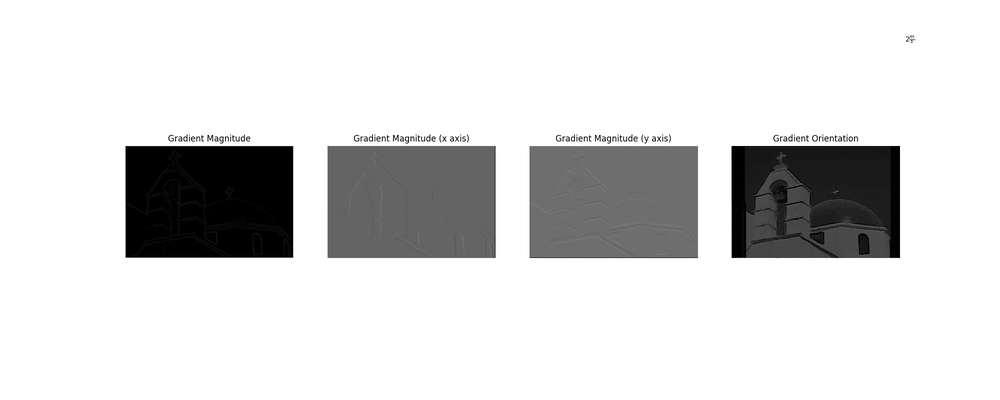
#> input picture 118035_visDerivatives.png, 1000 x 400 px, shrunk from 2000 x 800 before the run
$ python -i findDerivatives.py   (imports and definitions only)
#> lines starting #> are read from the running program, lines starting #| are printed output that depends on the picture
#> further down, picture is the input picture: shape (400, 1000); min 0, max 255, mean 218.2
### utils.py
'''
  File name: utils.py
  Author: Haoyuan(Steve) Zhang
  Date created: 9/10/2017
'''

'''
  File clarification:
    Utils file that contributes the project
'''

import numpy as np
from scipy import signal
import matplotlib.pyplot as plt

'''
  Derivatives visualzation function
'''
# [35 lines left out: function visDerivatives, not called in this run]


'''
  Edge detection result visualization function
'''
# [19 lines left out: function visCannyEdge, not called in this run]

'''
  Generate one dimension Gaussian distribution
  - input mu: the mean of pdf
  - input sigma: the standard derivation of pdf
  - input length: the size of pdf
  - output: a row vector represents one dimension Gaussian distribution
'''
def GaussianPDF_1D(mu, sigma, length):
  # create an array
  half_len = length / 2

  if np.remainder(length, 2) == 0:
    ax = np.arange(-half_len, half_len, 1)
  else:
    ax = np.arange(-half_len, half_len + 1, 1)

  ax = ax.reshape([-1, ax.size])
  denominator = sigma * np.sqrt(2 * np.pi)
  nominator = np.exp( -np.square(ax - mu) / (2 * sigma * sigma) )

  return nominator / denominator

'''
  Generate two dimensional Gaussian distribution
  - input mu: the mean of pdf
  - input sigma: the standard derivation of pdf
  - input row: length in row axis
  - input column: length in column axis
  - output: a 2D matrix represents two dimensional Gaussian distribution
'''
def GaussianPDF_2D(mu, sigma, row, col):
  # create row vector as 1D Gaussian pdf
  g_row = GaussianPDF_1D(mu, sigma, row)
  # create column vector as 1D Gaussian pdf
  g_col = GaussianPDF_1D(mu, sigma, col).transpose()

  return signal.convolve2d(g_row, g_col, 'full')

'''
  Convert RGB image to gray one manually
  - Input I_rgb: 3-dimensional rgb image
  - Output I_gray: 2-dimensional grayscale image
'''
# [56 lines left out: functions rgb2gray, interp2, not called in this run]

### findDerivatives.py
'''
  File name: findDerivatives.py
  Author:
  Date created:
'''

'''
  File clarification:
    Compute gradient information of the input grayscale image
    - Input I_gray: H x W matrix as image
    - Output Mag: H x W matrix represents the magnitude of derivatives
    - Output Magx: H x W matrix represents the magnitude of derivatives along x-axis
    - Output Magy: H x W matrix represents the magnitude of derivatives along y-axis
    - Output Ori: H x W matrix represents the orientation of derivatives
'''

import numpy as np
from scipy import signal
from utils import GaussianPDF_1D, GaussianPDF_2D
# [16 lines of commented-out code are left out]


def findDerivatives(I_gray):
    G = GaussianPDF_2D(0, 1, 5, 5)

    dx = np.array([[1, 0, -1],[1, 0, -1],[1, 0, -1]])
    dy = np.array([[1, 1, 1], [0, 0, 0], [-1, -1, -1]])

    Gx = signal.convolve2d(G, dx, mode='same')
    Gy = signal.convolve2d(G, dy, mode='same')

    Magx = signal.convolve2d(I_gray, Gx, 'same')
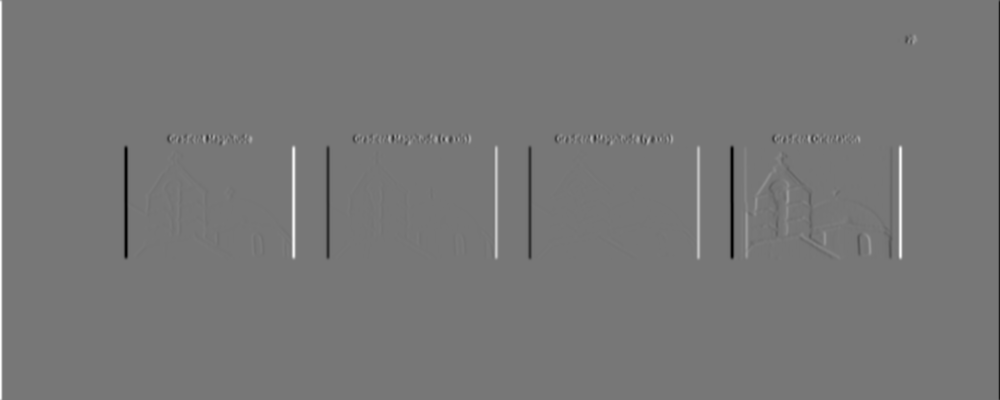
#> Magx: shape (400, 1000) float64; min -454.8, max 518.2, mean 0.5; drawn with min black and max white
    Magy = signal.convolve2d(I_gray, Gy, 'same')
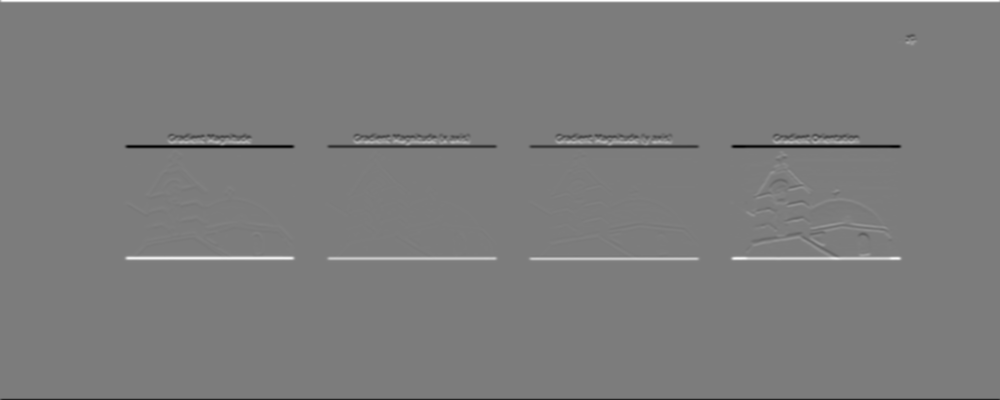
#> Magy: shape (400, 1000) float64; min -497.4, max 518.2, mean 1.3; drawn with min black and max white

    Mag = np.sqrt(Magx**2 + Magy**2)
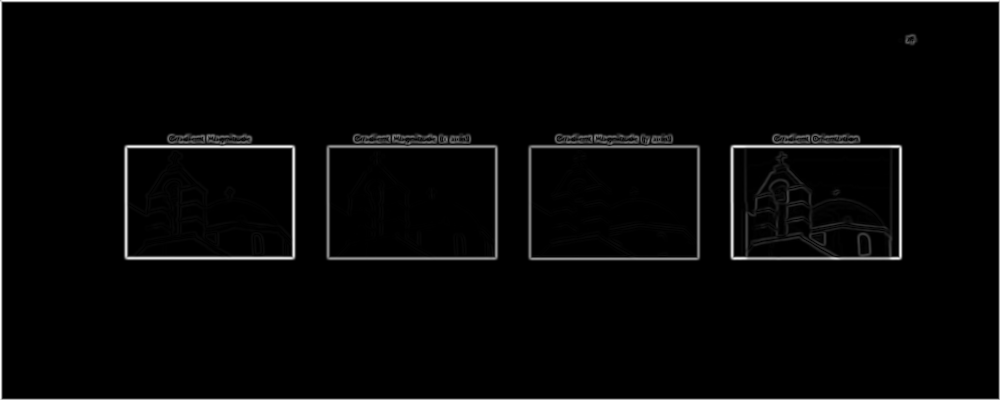
#> Mag: shape (400, 1000) float64; min 0, max 518.2, mean 13.1; drawn with min black and max white
    Ori = np.arctan2(Magy, Magx)
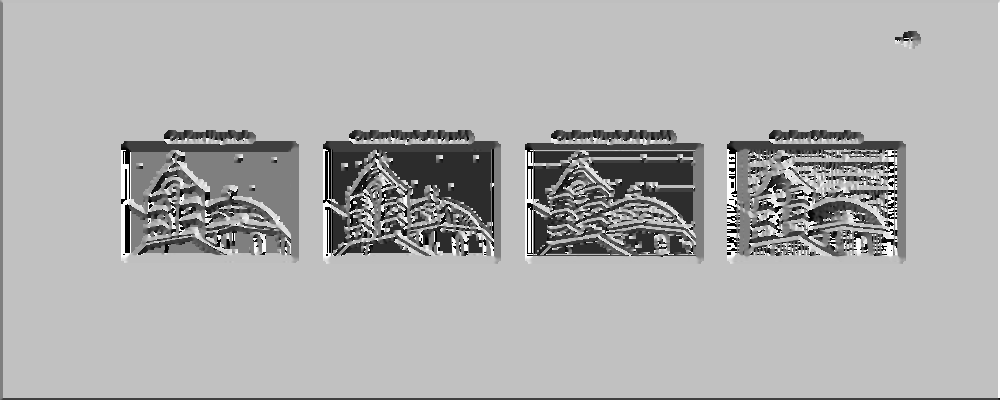
#> Ori: shape (400, 1000) float64; min -3.14, max 3.14, mean 1.19; drawn with min black and max white

    return Mag, Magx, Magy, Ori

>>> import cv2
>>> picture = cv2.imread('118035_visDerivatives.png', cv2.IMREAD_GRAYSCALE)
>>> result = findDerivatives(picture)

$ run again, on 189080_visDerivatives.png
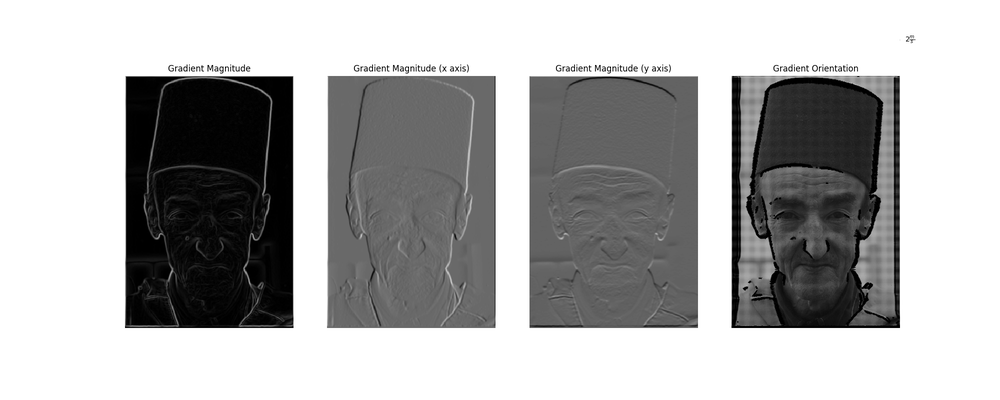
#> input picture 189080_visDerivatives.png, 1000 x 400 px, shrunk from 2000 x 800 before the run
#> picture is the input picture: shape (400, 1000); min 0, max 255, mean 176.2
#> in findDerivatives, `Mag = np.sqrt(Magx**2 + Magy**2)`:
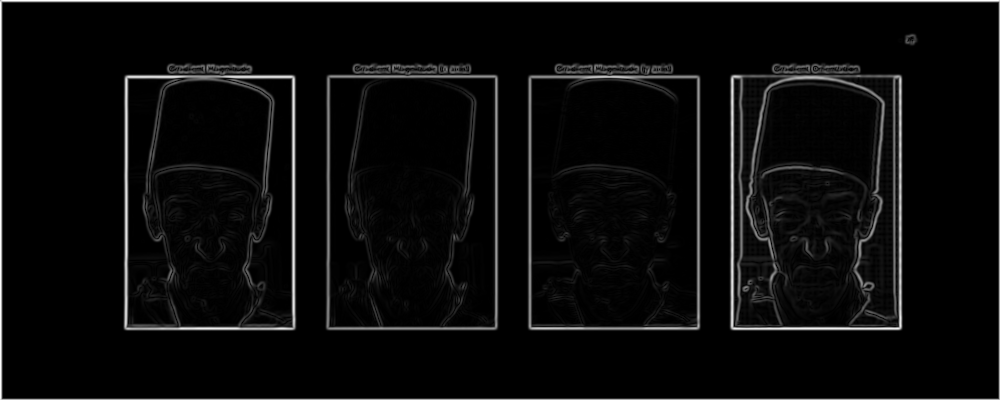
#> Mag: shape (400, 1000) float64; min 0, max 518.2, mean 22.8; drawn with min black and max white
#> in findDerivatives, `Ori = np.arctan2(Magy, Magx)`:
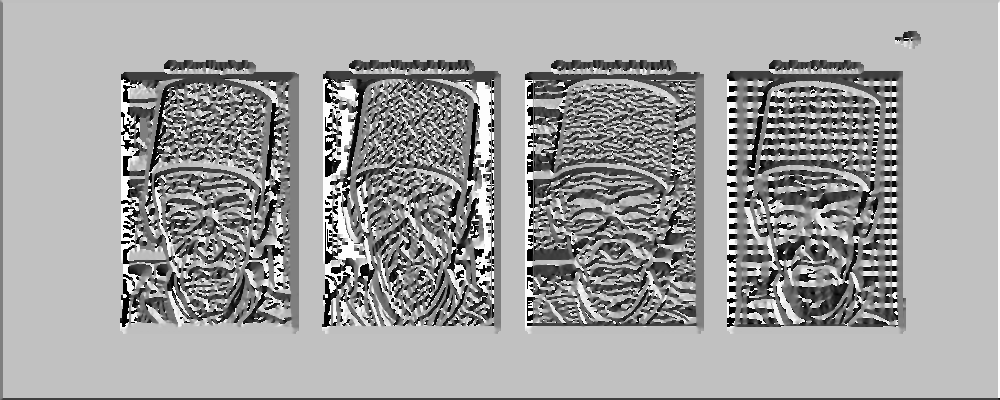
#> Ori: shape (400, 1000) float64; min -3.14, max 3.14, mean 0.839; drawn with min black and max white
